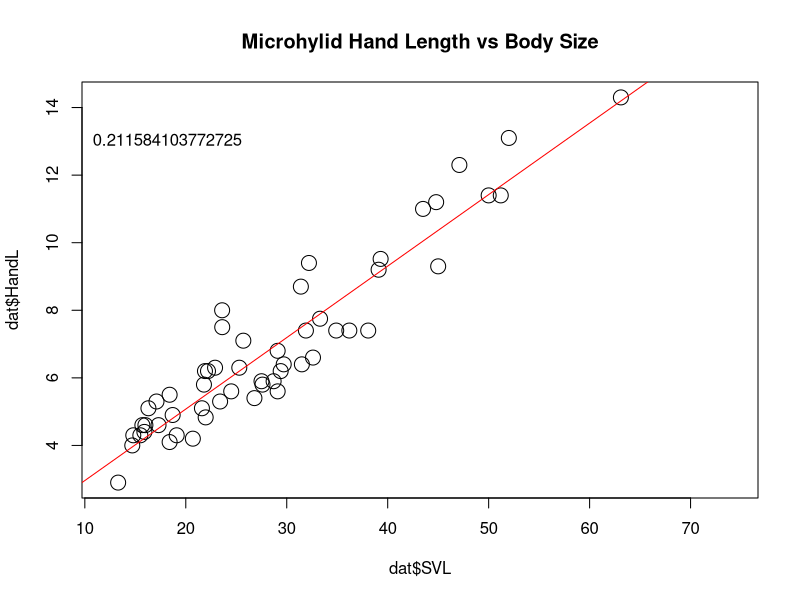
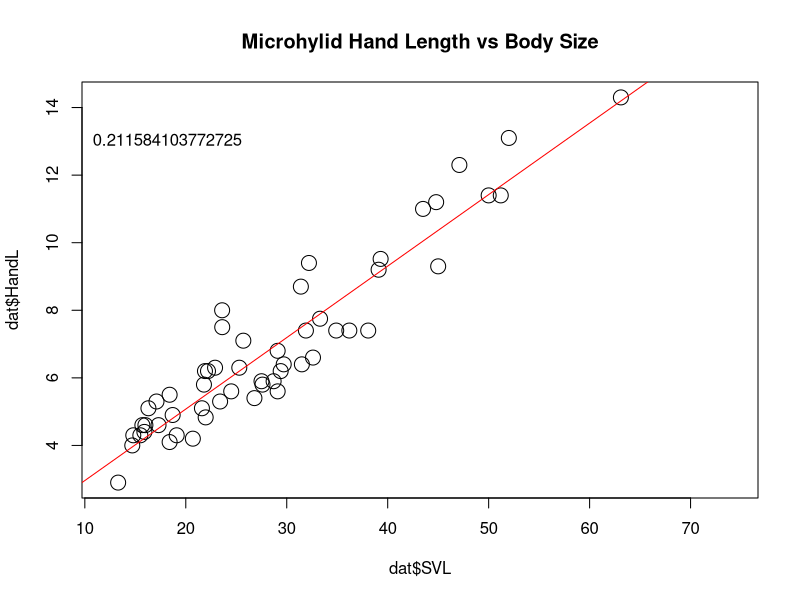

The R source for these figures, in order:
#library(stats)        # stats is part of the base package and doesn't need to be loaded, 
    # but if you need an add-on package, you would use library or require here.

dat <- read.csv ("Data/morphpre.csv")  # read in data

lm.HLSVL <- lm(dat$HandL ~ dat$SVL)   # run a linear model

summary(lm.HLSVL) # get summary statistics
# str(lm.HLSVL) # look at the linear model object
coef(lm.HLSVL)[2] # get the slope of the regression

plot(dat$HandL ~ dat$SVL, cex=2)    # make a plot with big dots (cex controls size of symbols)
abline(lm.HLSVL, col="red")              # plots the regression line, in red
  title("Microhylid Hand Length vs Body Size")  # add a title
  text(x=15, y=13, paste("slope = ", coef(lm.HLSVL)[2]))   
      # add important info to the text


####### Plot to PDF ######################
pdf(file="MicrohylidHandLvsSize.pdf") # open pdf device for printing
  plot(dat$HandL ~ dat$SVL, cex=2)  # remake plot as before
  abline(lm.HLSVL, col="red")              
    title("Microhylid Hand Length vs Body Size")  
    text(x=15, y=13, paste("slope = ", coef(lm.HLSVL)[2]))  
dev.off() # turn off pdf device so future plots go back to screen